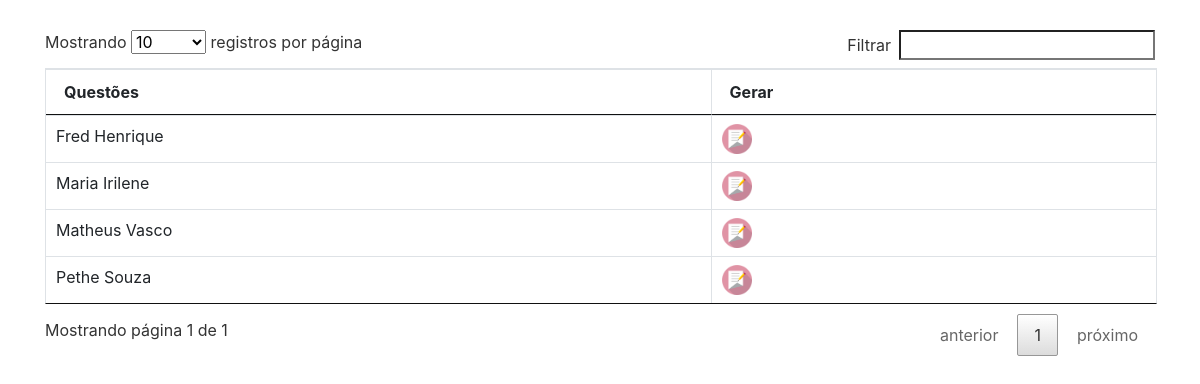
Before: /listagem-prova.php with the older database file.
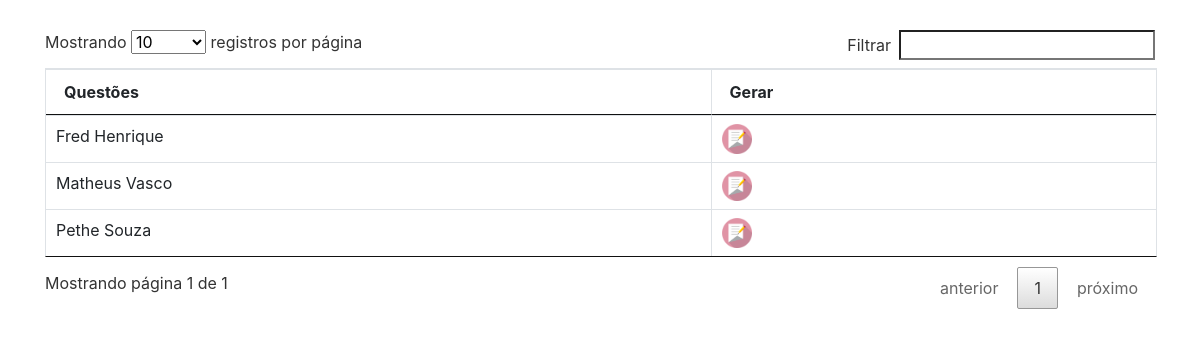
After: the same page with the newer database file.
### tables this page shows
CREATE TABLE IF NOT EXISTS `professor` (
  `id` int(11) NOT NULL AUTO_INCREMENT,
  `nome` varchar(60) DEFAULT NULL,
  `login` varchar(20) DEFAULT NULL,
  `senha` varchar(32) DEFAULT NULL,
  PRIMARY KEY (`id`)
);

### listagem-prova.php (the view, shortened to what this page needs)
<?php
    require_once 'conexao.php';
?>
<!DOCTYPE html>
<html lang="pt-br">
<head>
    <link rel="stylesheet" href="css/bootstrap.min.css">
    <link rel="stylesheet" href="css/datatable.css">
    <link rel="stylesheet" href="css/dataTables.bootstrap.min.css">
</head>
<body>
<div class="container" style="position:relative;top:30px;">
        <table id="tabela" class="table table-bordered table-hover">
            <thead>
                <tr class="th">
                    <th>Questões</th>
                    <th>Gerar</th>
                </tr>
            </thead>
            <tbody>
                <?php
                    $sql = "SELECT * FROM professor";
                    $resultado = mysqli_query($conn, $sql);
                    while($row = mysqli_fetch_array($resultado)):
                ?>
                <tr>
                    <?php $id = $row['id'];?>
                    <td><?php echo utf8_encode($row['nome'])?></td>
                    <td><a href="excluir/excluir-prof.php?id=<?php echo $id?>" onclick="return confirm('Tem certeza?')"><img src="img/prova.png" width="30px;"></a></td>
                </tr>
                <?php
                    endwhile;
                ?>
            </tbody>
        </table>
    </div>
</body>
</html>
</body>
</html>

Changed rows visible on the page:
removed professor: nome "Maria Irilene"
